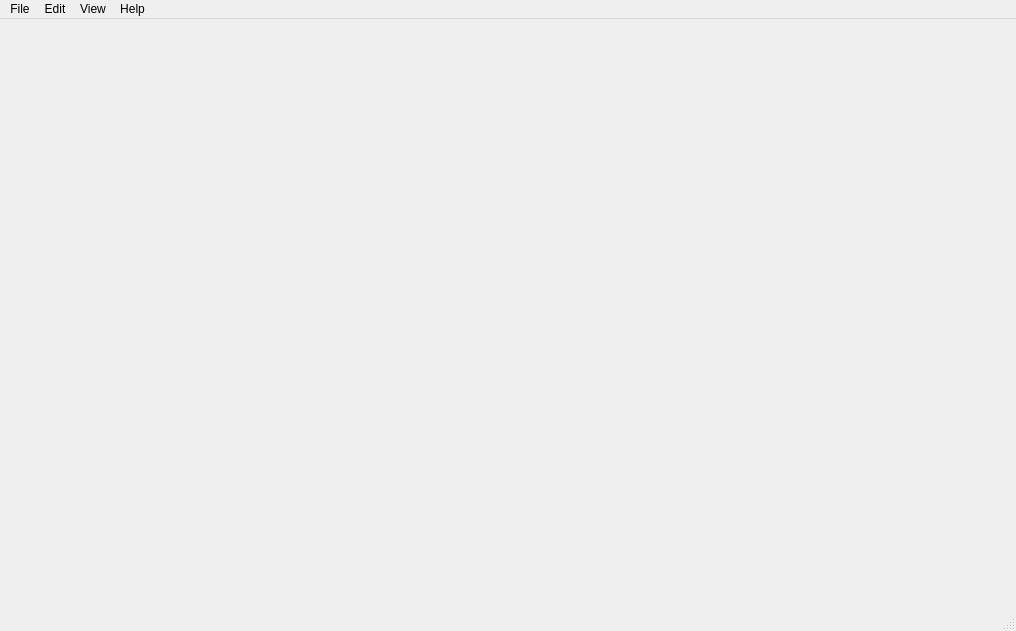
<?xml version="1.0" encoding="UTF-8"?>
<ui version="4.0">
 <class>MainWindow</class>
 <widget class="QMainWindow" name="MainWindow">
  <property name="enabled">
   <bool>true</bool>
  </property>
  <property name="geometry">
   <rect>
    <x>0</x>
    <y>0</y>
    <width>1016</width>
    <height>631</height>
   </rect>
  </property>
  <property name="sizePolicy">
   <sizepolicy hsizetype="Preferred" vsizetype="Preferred">
    <horstretch>0</horstretch>
    <verstretch>0</verstretch>
   </sizepolicy>
  </property>
  <property name="windowTitle">
   <string>NDEditor</string>
  </property>
  <widget class="QWidget" name="centralWidget">
   <layout class="QGridLayout" name="gridLayout"/>
  </widget>
  <widget class="QMenuBar" name="menuBar">
   <property name="geometry">
    <rect>
     <x>0</x>
     <y>0</y>
     <width>1016</width>
     <height>25</height>
    </rect>
   </property>
   <widget class="QMenu" name="menuFile">
    <property name="title">
     <string>File</string>
    </property>
    <addaction name="actionNew"/>
    <addaction name="actionExampleScene"/>
    <addaction name="actionOpen"/>
    <addaction name="separator"/>
    <addaction name="actionSave"/>
    <addaction name="actionSaveAs"/>
    <addaction name="separator"/>
    <addaction name="actionExit"/>
   </widget>
   <widget class="QMenu" name="menuEdit">
    <property name="title">
     <string>Edit</string>
    </property>
   </widget>
   <widget class="QMenu" name="menuHelp">
    <property name="title">
     <string>Help</string>
    </property>
    <addaction name="actionAbout"/>
   </widget>
   <widget class="QMenu" name="menuView">
    <property name="title">
     <string>View</string>
    </property>
   </widget>
   <addaction name="menuFile"/>
   <addaction name="menuEdit"/>
   <addaction name="menuView"/>
   <addaction name="menuHelp"/>
  </widget>
  <widget class="QStatusBar" name="statusBar"/>
  <action name="actionNew">
   <property name="text">
    <string>New scene</string>
   </property>
  </action>
  <action name="actionOpen">
   <property name="text">
    <string>Open</string>
   </property>
  </action>
  <action name="actionSave">
   <property name="text">
    <string>Save</string>
   </property>
  </action>
  <action name="actionExit">
   <property name="text">
    <string>Exit</string>
   </property>
  </action>
  <action name="actionSaveAs">
   <property name="text">
    <string>Save as</string>
   </property>
  </action>
  <action name="actionAbout">
   <property name="text">
    <string>About</string>
   </property>
  </action>
  <action name="actionExampleScene">
   <property name="text">
    <string>Example scene</string>
   </property>
  </action>
 </widget>
 <resources/>
 <connections/>
</ui>
